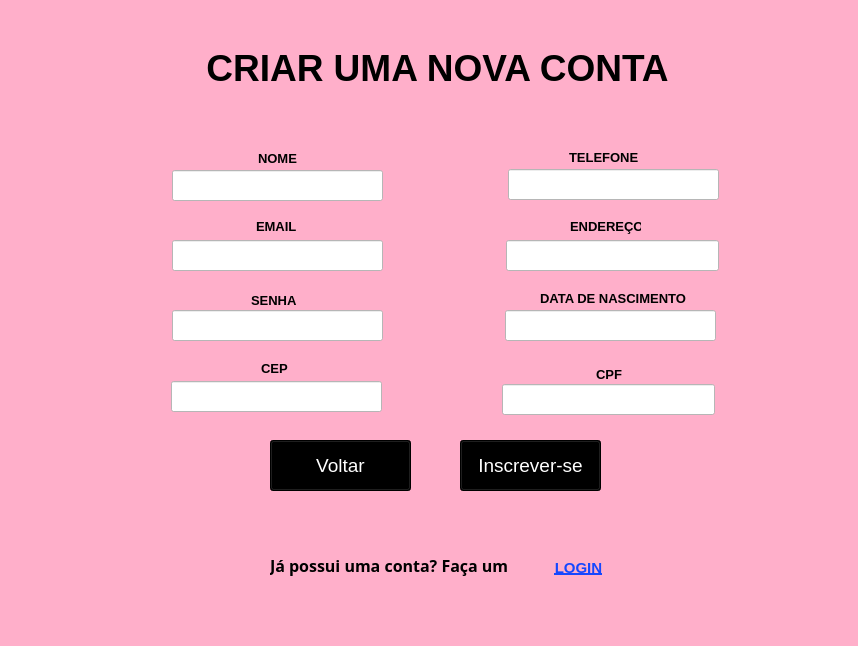
<?xml version="1.0" encoding="UTF-8"?>
<ui version="4.0">
 <class>Form</class>
 <widget class="QWidget" name="Form">
  <property name="geometry">
   <rect>
    <x>0</x>
    <y>0</y>
    <width>858</width>
    <height>646</height>
   </rect>
  </property>
  <property name="font">
   <font>
    <pointsize>28</pointsize>
    <italic>false</italic>
   </font>
  </property>
  <property name="cursor">
   <cursorShape>PointingHandCursor</cursorShape>
  </property>
  <property name="windowTitle">
   <string>CADASTRO</string>
  </property>
  <property name="windowIcon">
   <iconset>
    <normaloff>../Downloads/2-removebg-preview.png</normaloff>../Downloads/2-removebg-preview.png</iconset>
  </property>
  <property name="styleSheet">
   <string notr="true">background-color: rgb(255, 175, 202);</string>
  </property>
  <widget class="QPushButton" name="inscrevase">
   <property name="geometry">
    <rect>
     <x>460</x>
     <y>440</y>
     <width>141</width>
     <height>51</height>
    </rect>
   </property>
   <property name="font">
    <font>
     <pointsize>14</pointsize>
    </font>
   </property>
   <property name="whatsThis">
    <string>&lt;html&gt;&lt;head/&gt;&lt;body&gt;&lt;p&gt;BUTAO&lt;/p&gt;&lt;/body&gt;&lt;/html&gt;</string>
   </property>
   <property name="styleSheet">
    <string notr="true">background-color: rgb(0, 0, 0);
color: rgb(255, 255, 255);</string>
   </property>
   <property name="text">
    <string>Inscrever-se</string>
   </property>
  </widget>
  <widget class="QLabel" name="label_3">
   <property name="geometry">
    <rect>
     <x>182</x>
     <y>22</y>
     <width>511</width>
     <height>91</height>
    </rect>
   </property>
   <property name="font">
    <font>
     <pointsize>28</pointsize>
     <weight>75</weight>
     <bold>true</bold>
    </font>
   </property>
   <property name="text">
    <string>CRIAR UMA NOVA CONTA</string>
   </property>
   <property name="alignment">
    <set>Qt::AlignCenter</set>
   </property>
  </widget>
  <widget class="QLineEdit" name="nome">
   <property name="geometry">
    <rect>
     <x>172</x>
     <y>170</y>
     <width>211</width>
     <height>31</height>
    </rect>
   </property>
   <property name="styleSheet">
    <string notr="true">background-color: rgb(255, 255, 255);</string>
   </property>
   <property name="alignment">
    <set>Qt::AlignCenter</set>
   </property>
  </widget>
  <widget class="QLineEdit" name="telefone">
   <property name="geometry">
    <rect>
     <x>508</x>
     <y>169</y>
     <width>211</width>
     <height>31</height>
    </rect>
   </property>
   <property name="styleSheet">
    <string notr="true">background-color: rgb(255, 255, 255);</string>
   </property>
   <property name="alignment">
    <set>Qt::AlignCenter</set>
   </property>
  </widget>
  <widget class="QLineEdit" name="endereco">
   <property name="geometry">
    <rect>
     <x>506</x>
     <y>240</y>
     <width>213</width>
     <height>31</height>
    </rect>
   </property>
   <property name="styleSheet">
    <string notr="true">background-color: rgb(255, 255, 255);</string>
   </property>
   <property name="alignment">
    <set>Qt::AlignCenter</set>
   </property>
  </widget>
  <widget class="QLineEdit" name="email">
   <property name="geometry">
    <rect>
     <x>172</x>
     <y>240</y>
     <width>211</width>
     <height>31</height>
    </rect>
   </property>
   <property name="styleSheet">
    <string notr="true">background-color: rgb(255, 255, 255);</string>
   </property>
   <property name="alignment">
    <set>Qt::AlignCenter</set>
   </property>
  </widget>
  <widget class="QLineEdit" name="senha">
   <property name="geometry">
    <rect>
     <x>172</x>
     <y>310</y>
     <width>211</width>
     <height>31</height>
    </rect>
   </property>
   <property name="styleSheet">
    <string notr="true">background-color: rgb(255, 255, 255);</string>
   </property>
   <property name="alignment">
    <set>Qt::AlignCenter</set>
   </property>
  </widget>
  <widget class="QLineEdit" name="nasc">
   <property name="geometry">
    <rect>
     <x>505</x>
     <y>310</y>
     <width>211</width>
     <height>31</height>
    </rect>
   </property>
   <property name="styleSheet">
    <string notr="true">background-color: rgb(255, 255, 255);</string>
   </property>
   <property name="alignment">
    <set>Qt::AlignCenter</set>
   </property>
  </widget>
  <widget class="QLineEdit" name="cpf">
   <property name="geometry">
    <rect>
     <x>502</x>
     <y>384</y>
     <width>213</width>
     <height>31</height>
    </rect>
   </property>
   <property name="styleSheet">
    <string notr="true">background-color: rgb(255, 255, 255);</string>
   </property>
   <property name="alignment">
    <set>Qt::AlignCenter</set>
   </property>
  </widget>
  <widget class="QLineEdit" name="cep">
   <property name="geometry">
    <rect>
     <x>171</x>
     <y>381</y>
     <width>211</width>
     <height>31</height>
    </rect>
   </property>
   <property name="styleSheet">
    <string notr="true">background-color: rgb(255, 255, 255);</string>
   </property>
   <property name="alignment">
    <set>Qt::AlignCenter</set>
   </property>
  </widget>
  <widget class="QLabel" name="label_4">
   <property name="geometry">
    <rect>
     <x>258</x>
     <y>152</y>
     <width>47</width>
     <height>13</height>
    </rect>
   </property>
   <property name="font">
    <font>
     <family>Arial</family>
     <pointsize>10</pointsize>
     <weight>75</weight>
     <bold>true</bold>
    </font>
   </property>
   <property name="text">
    <string>NOME</string>
   </property>
  </widget>
  <widget class="QLabel" name="label_5">
   <property name="geometry">
    <rect>
     <x>256</x>
     <y>220</y>
     <width>47</width>
     <height>13</height>
    </rect>
   </property>
   <property name="font">
    <font>
     <family>Arial</family>
     <pointsize>10</pointsize>
     <weight>75</weight>
     <bold>true</bold>
    </font>
   </property>
   <property name="text">
    <string>EMAIL</string>
   </property>
  </widget>
  <widget class="QLabel" name="label_6">
   <property name="geometry">
    <rect>
     <x>251</x>
     <y>290</y>
     <width>51</width>
     <height>20</height>
    </rect>
   </property>
   <property name="font">
    <font>
     <family>Arial</family>
     <pointsize>10</pointsize>
     <weight>75</weight>
     <bold>true</bold>
    </font>
   </property>
   <property name="text">
    <string>SENHA</string>
   </property>
  </widget>
  <widget class="QLabel" name="label_7">
   <property name="geometry">
    <rect>
     <x>596</x>
     <y>368</y>
     <width>47</width>
     <height>13</height>
    </rect>
   </property>
   <property name="font">
    <font>
     <family>Arial</family>
     <pointsize>10</pointsize>
     <weight>75</weight>
     <bold>true</bold>
    </font>
   </property>
   <property name="text">
    <string>CPF</string>
   </property>
  </widget>
  <widget class="QLabel" name="label_8">
   <property name="geometry">
    <rect>
     <x>261</x>
     <y>362</y>
     <width>47</width>
     <height>13</height>
    </rect>
   </property>
   <property name="font">
    <font>
     <family>Arial</family>
     <pointsize>10</pointsize>
     <weight>75</weight>
     <bold>true</bold>
    </font>
   </property>
   <property name="text">
    <string>CEP</string>
   </property>
  </widget>
  <widget class="QLabel" name="label_9">
   <property name="geometry">
    <rect>
     <x>540</x>
     <y>290</y>
     <width>171</width>
     <height>16</height>
    </rect>
   </property>
   <property name="font">
    <font>
     <family>Arial</family>
     <pointsize>10</pointsize>
     <weight>75</weight>
     <bold>true</bold>
    </font>
   </property>
   <property name="text">
    <string>DATA DE NASCIMENTO</string>
   </property>
  </widget>
  <widget class="QLabel" name="label_10">
   <property name="geometry">
    <rect>
     <x>570</x>
     <y>216</y>
     <width>71</width>
     <height>20</height>
    </rect>
   </property>
   <property name="font">
    <font>
     <family>Arial</family>
     <pointsize>10</pointsize>
     <weight>75</weight>
     <bold>true</bold>
    </font>
   </property>
   <property name="text">
    <string>ENDEREÇO</string>
   </property>
  </widget>
  <widget class="QLabel" name="label_11">
   <property name="geometry">
    <rect>
     <x>569</x>
     <y>147</y>
     <width>81</width>
     <height>20</height>
    </rect>
   </property>
   <property name="font">
    <font>
     <family>Arial</family>
     <pointsize>10</pointsize>
     <weight>75</weight>
     <bold>true</bold>
    </font>
   </property>
   <property name="text">
    <string>TELEFONE</string>
   </property>
  </widget>
  <widget class="QLabel" name="label_12">
   <property name="geometry">
    <rect>
     <x>270</x>
     <y>550</y>
     <width>681</width>
     <height>31</height>
    </rect>
   </property>
   <property name="font">
    <font>
     <family>Arial Black</family>
     <pointsize>12</pointsize>
     <weight>75</weight>
     <bold>true</bold>
    </font>
   </property>
   <property name="text">
    <string>Já possui uma conta? Faça um</string>
   </property>
  </widget>
  <widget class="QLabel" name="label_2">
   <property name="geometry">
    <rect>
     <x>10</x>
     <y>500</y>
     <width>161</width>
     <height>151</height>
    </rect>
   </property>
   <property name="text">
    <string/>
   </property>
   <property name="pixmap">
    <pixmap>iMAGENs/2-removebg-preview.png</pixmap>
   </property>
   <property name="scaledContents">
    <bool>true</bool>
   </property>
  </widget>
  <widget class="QLabel" name="label_13">
   <property name="geometry">
    <rect>
     <x>622</x>
     <y>470</y>
     <width>221</width>
     <height>161</height>
    </rect>
   </property>
   <property name="text">
    <string/>
   </property>
   <property name="pixmap">
    <pixmap>iMAGENs/LOGO-removebg-preview.png</pixmap>
   </property>
   <property name="scaledContents">
    <bool>true</bool>
   </property>
  </widget>
  <widget class="QPushButton" name="login">
   <property name="geometry">
    <rect>
     <x>543</x>
     <y>552</y>
     <width>71</width>
     <height>31</height>
    </rect>
   </property>
   <property name="font">
    <font>
     <family>Arial</family>
     <pointsize>11</pointsize>
     <weight>75</weight>
     <bold>true</bold>
     <underline>true</underline>
    </font>
   </property>
   <property name="styleSheet">
    <string notr="true">color: rgb(21, 71, 255);</string>
   </property>
   <property name="text">
    <string>LOGIN</string>
   </property>
   <property name="flat">
    <bool>true</bool>
   </property>
  </widget>
  <widget class="QPushButton" name="voltar">
   <property name="geometry">
    <rect>
     <x>270</x>
     <y>440</y>
     <width>141</width>
     <height>51</height>
    </rect>
   </property>
   <property name="font">
    <font>
     <pointsize>14</pointsize>
    </font>
   </property>
   <property name="whatsThis">
    <string>&lt;html&gt;&lt;head/&gt;&lt;body&gt;&lt;p&gt;BUTAO&lt;/p&gt;&lt;/body&gt;&lt;/html&gt;</string>
   </property>
   <property name="styleSheet">
    <string notr="true">background-color: rgb(0, 0, 0);
color: rgb(255, 255, 255);</string>
   </property>
   <property name="text">
    <string>Voltar</string>
   </property>
  </widget>
 </widget>
 <resources/>
 <connections>
  <connection>
   <sender>inscrevase</sender>
   <signal>clicked()</signal>
   <receiver>Form</receiver>
   <slot>hide()</slot>
   <hints>
    <hint type="sourcelabel">
     <x>439</x>
     <y>503</y>
    </hint>
    <hint type="destinationlabel">
     <x>428</x>
     <y>322</y>
    </hint>
   </hints>
  </connection>
 </connections>
</ui>
